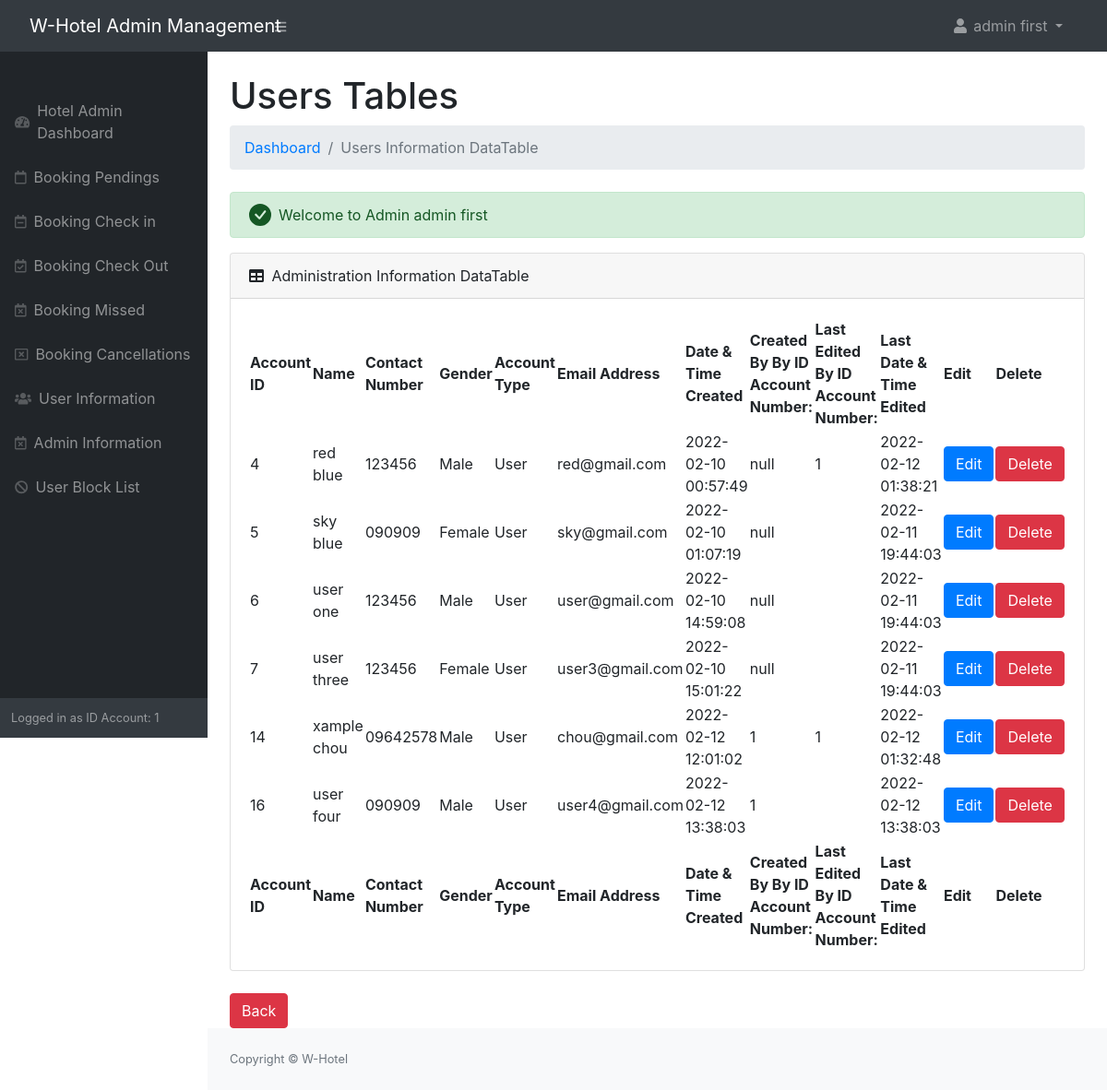
The page /admin/userinfo.php (signed in) on the database its author committed.
### tables this page shows
CREATE TABLE `users` (
  `id` int(11) NOT NULL,
  `fullname` varchar(255) NOT NULL,
  `contact` varchar(255) NOT NULL,
  `gender` varchar(255) NOT NULL,
  `role_as` varchar(255) NOT NULL,
  `email` varchar(255) NOT NULL,
  `password` varchar(255) NOT NULL,
  `create_by` varchar(255) NOT NULL,
  `edit_by` varchar(255) NOT NULL,
  `created_at` timestamp NOT NULL DEFAULT current_timestamp(),
  `edit_at` timestamp NOT NULL DEFAULT current_timestamp()
);

### admin/userinfo.php (the view, shortened to what this page needs)
<?php
include('authentication.php');
include('includes/header.php');
?>
<div class="container-fluid  px-4">
        <h1 class="mt-4">Users Tables</h1>
        <ol class="breadcrumb mb-4">
            <li class="breadcrumb-item"><a href="index.php">Dashboard</a></li>
            <li class="breadcrumb-item active">Users Information DataTable</li>
        </ol>
        <?php include('messagefunction_green.php');  ?>
                <div class="card mb-4">
                    <div class="card-header">
                        <i class="fas fa-table me-1"></i>
                       Administration Information DataTable
                    </div>
                    <div class="card-body">
                        <table id="datatablesSimple">
                            <thead>
                                <tr>
                                    <th>Account ID</th>
									<th>Name</th>
									<th>Contact Number</th>
									<th>Gender</th>
									<th>Account Type</th>
									<th>Email Address</th>
									<th>Date & Time Created</th>
									<th>Created By By ID Account Number:</th>
									<th>Last Edited By ID Account Number:</th>
									<th>Last Date & Time Edited</th>
									<th>Edit</th>
									<th>Delete</th>
                                </tr>
                            </thead>
                            <tfoot>
                                <tr>
                                    <th>Account ID</th>
									<th>Name</th>
									<th>Contact Number</th>
									<th>Gender</th>
									<th>Account Type</th>
									<th>Email Address</th>
									<th>Date & Time Created</th>
									<th>Created By By ID Account Number:</th>
									<th>Last Edited By ID Account Number:</th>
									<th>Last Date & Time Edited</th>
									<th>Edit</th>
									<th>Delete</th>
                                </tr>
                            </tfoot>
                            <tbody>
                                <?php
								$query = "SELECT * FROM users WHERE role_as LIKE 'User'";
								$query_run = mysqli_query($con, $query);
								if(mysqli_num_rows($query_run) > 0)
								{
									foreach ($query_run as $row)
									{
										?>
                            <tr>
                                <td><?= $row['id']; ?></td>
								<td><?= $row['fullname']; ?></td>
								<td><?= $row['contact']; ?></td>
								<td><?= $row['gender']; ?></td>
								<td><?= $row['role_as']; ?></td>
								<td><?= $row['email']; ?></td>
								<td><?= $row['created_at']; ?></td>
								<td><?= $row['create_by']; ?></td>
								<td><?= $row['edit_by']; ?></td>
								<td><?= $row['edit_at']; ?></td>
								<td>
									<a href="user_update.php?id=<?= $row['id'];?>" class="btn btn-primary">Edit</a>
								</td>
								<td>
									<form action="user_functioncode.php" method="post">
									<button name="userdelete_btn" value="<?= $row['id']; ?>" type="submit" class="btn btn-danger">Delete</button>
									</form>
								</td>
                                    </tr>
                                    <?php
                                }
                            }
                            else
                            {
                            ?>
                                <tr>
                                    <td colspan="6">No Record Found</td>
                                </tr>
                            <?php
                            }
                            ?>
		                    </tbody>
		                </table>
		            </div>
		        </div>
		        <div>
		        	<td><a href="index.php" class="btn btn-danger">Back</a></td>
		        </div>
    </div>
<?php
include('includes/footer.php');
include('includes/scripts.php');
?>

### admin/includes/header.php (shortened to what this page needs)
<!DOCTYPE html>
<html lang="en">
    <head>
        <link href="https://cdn.jsdelivr.net/npm/simple-datatables@latest/dist/style.css" rel="stylesheet" />
        <link href="css/styles.css" rel="stylesheet" />
        <link rel="stylesheet" href="https://cdn.jsdelivr.net/npm/bootstrap@4.5.3/dist/css/bootstrap.min.css">
    </head>
<body class="sb-nav-fixed">
    <?php include('includes/navbar-top.php'); ?>
    <div id="layoutSidenav">
         <?php include('includes/sidebar.php'); ?>
         <div id="layoutSidenav_content">

### admin/includes/navbar-top.php (shortened to what this page needs)
<nav class="sb-topnav navbar navbar-expand navbar-dark bg-dark">
            <a class="navbar-brand ps-3" href="index.html">W-Hotel Admin Management</a>
            <form class="navbar-brand ps-5">
            <button class="btn btn-link btn-sm order-1 order-lg-0 me-4 me-lg-0" id="sidebarToggle" href="#!"><i class="fas fa-bars"></i></button>
            </form>
            <ul class="navbar-nav ms-auto ms-md-0 me-3 me-lg-4">
                <li class="nav-item dropdown">
                    <a class="nav-link dropdown-toggle" id="navbarDropdown" href="#" role="button" data-bs-toggle="dropdown" aria-expanded="false"><i class="fas fa-user fa-fw"></i>
                   <?= $_SESSION['auth_user']['user_name'] ?>
                    </a>
                </li>
            </ul>
        </nav>

### admin/includes/sidebar.php
<div id="layoutSidenav_nav">
    <nav class="sb-sidenav accordion sb-sidenav-dark" id="sidenavAccordion">
        <div class="sb-sidenav-menu">
            <div class="nav">
                <div class="sb-sidenav-menu-heading"></div>
                <a class="nav-link" href="index.php">
                    <div class="sb-nav-link-icon"><i class="fas fa-tachometer-alt"></i></div>
                    Hotel Admin Dashboard
                </a>
                <a class="nav-link" href="bookingpending.php">
                    <div class="sb-nav-link-icon"><i class="far fa-calendar"></i></div>
                    Booking Pendings
                </a>
                <a class="nav-link" href="bookingcheckin.php">
                    <div class="sb-nav-link-icon"><i class="far fa-calendar-minus"></i></div>
                    Booking Check in
                </a>
                <a class="nav-link" href="bookingcheckout.php">
                    <div class="sb-nav-link-icon"><i class="far fa-calendar-check"></i></div>
                    Booking Check Out
                </a>
                <a class="nav-link" href="bookingmissed.php">
                    <div class="sb-nav-link-icon"><i class="far fa-calendar-times"></i></div>
                    Booking Missed
                </a>
                <a class="nav-link" href="bookingcancel.php">
                    <div class="sb-nav-link-icon"><i class="far fa-window-close"></i></div>
                    Booking Cancellations
                </a>
                <a class="nav-link" href="userinfo.php">
                    <div class="sb-nav-link-icon"><i class="fas fa-users"></i></div>
                    User Information
                </a>
                 <a class="nav-link" href="admininfo.php">
                    <div class="sb-nav-link-icon"><i class="far fa-calendar-times"></i></div>
                    Admin Information
                </a>
                <a class="nav-link" href="blocklist.php">
                    <div class="sb-nav-link-icon"><i class="fas fa-ban"></i></div>
                    User Block List
                </a>
            </div>
        </div>
        <div class="sb-sidenav-footer">
            <div class="small">Logged in as ID Account:
                <?= $_SESSION['auth_user']['user_id'] ?>
            </div>
        </div>
    </nav>
</div>

### admin/messagefunction_green.php (shortened to what this page needs)
<?php
if (isset($_SESSION['green']))
{
	?>
		<div class="alert alert-success d-flex align-items-center" role="alert">
		  <svg class="bi flex-shrink-0 me-2" width="24" height="24" role="img" aria-label="Success:"><use xlink:href="#check-circle-fill"/></svg>
		  <div>
		    <?= $_SESSION['green']; ?>
		  </div>
		</div>
	<?php
}
?>

### admin/includes/footer.php (shortened to what this page needs)
        <footer class="py-4 bg-light mt-auto">
                    <div class="container-fluid px-4">
                        <div class="d-flex align-items-center justify-content-between small">
                            <div class="text-muted">Copyright &copy; W-Hotel</div>
                        </div>
                    </div>
                </footer>
    </div>
</div>

### admin/includes/scripts.php (shortened to what this page needs)
</body>
</html>

### rows shown on the page
users: id "4", fullname "red blue", contact "123456", gender "Male", role_as "User", email "red@gmail.com", created_at "2022-02-10 00:57:49", create_by "null", edit_by "1", edit_at "2022-02-12 01:38:21"
users: id "5", fullname "sky blue", contact "090909", gender "Female", role_as "User", email "sky@gmail.com", created_at "2022-02-10 01:07:19", create_by "null", edit_at "2022-02-11 19:44:03"
users: id "6", fullname "user one", contact "123456", gender "Male", role_as "User", email "user@gmail.com", created_at "2022-02-10 14:59:08", create_by "null", edit_at "2022-02-11 19:44:03"
users: id "7", fullname "user three", contact "123456", gender "Female", role_as "User", email "user3@gmail.com", created_at "2022-02-10 15:01:22", create_by "null", edit_at "2022-02-11 19:44:03"
users: id "14", fullname "xample chou", contact "09642578", gender "Male", role_as "User", email "chou@gmail.com", created_at "2022-02-12 12:01:02", create_by "1", edit_by "1", edit_at "2022-02-12 01:32:48"
users: id "16", fullname "user four", contact "090909", gender "Male", role_as "User", email "user4@gmail.com", created_at "2022-02-12 13:38:03", create_by "1", edit_at "2022-02-12 13:38:03"

### other values the page prints
$_SESSION['auth_user']['user_name'] "admin first"
$_SESSION['auth_user']['user_id'] "1"
$_SESSION['green'] "Welcome to Admin admin first"
